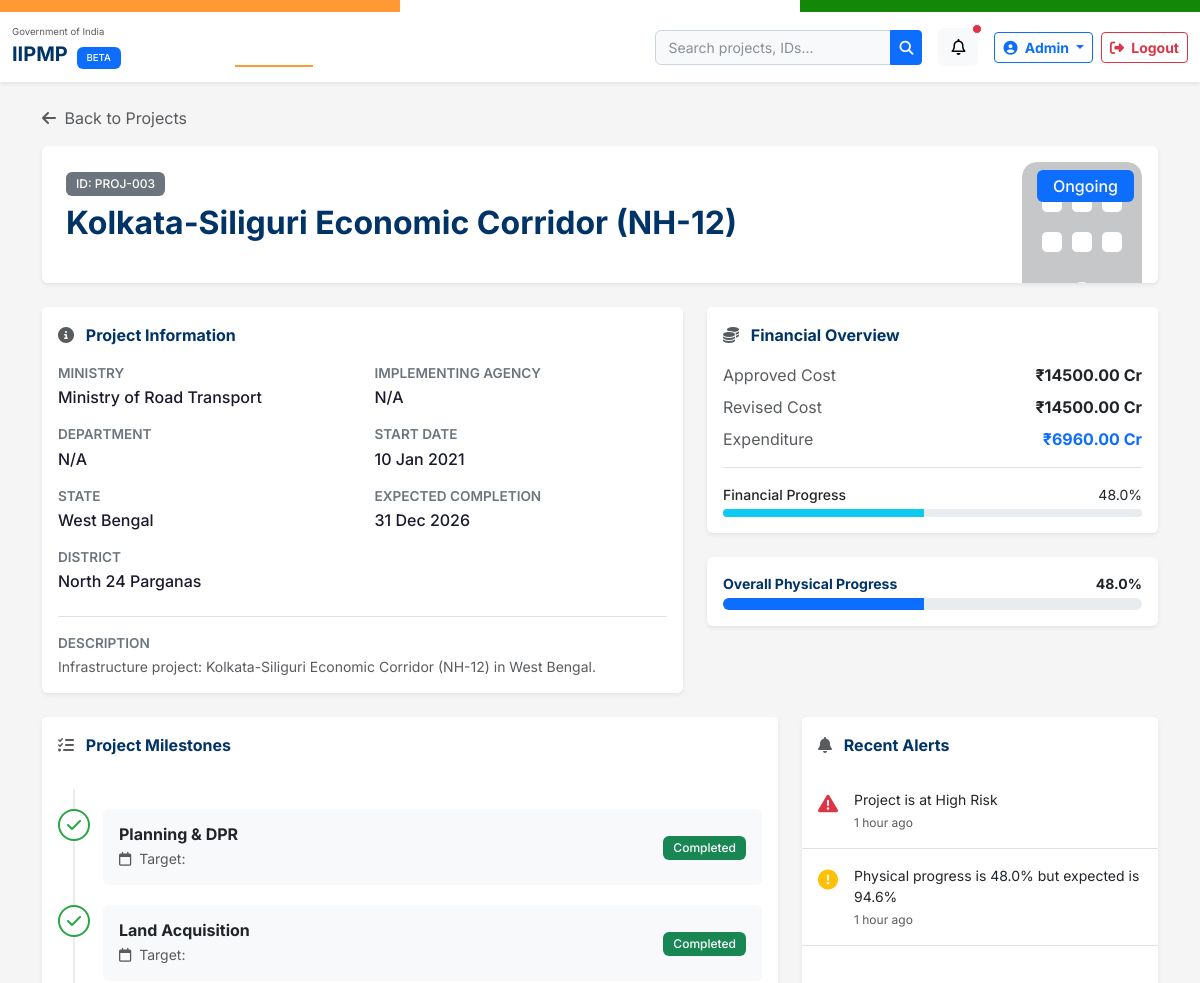
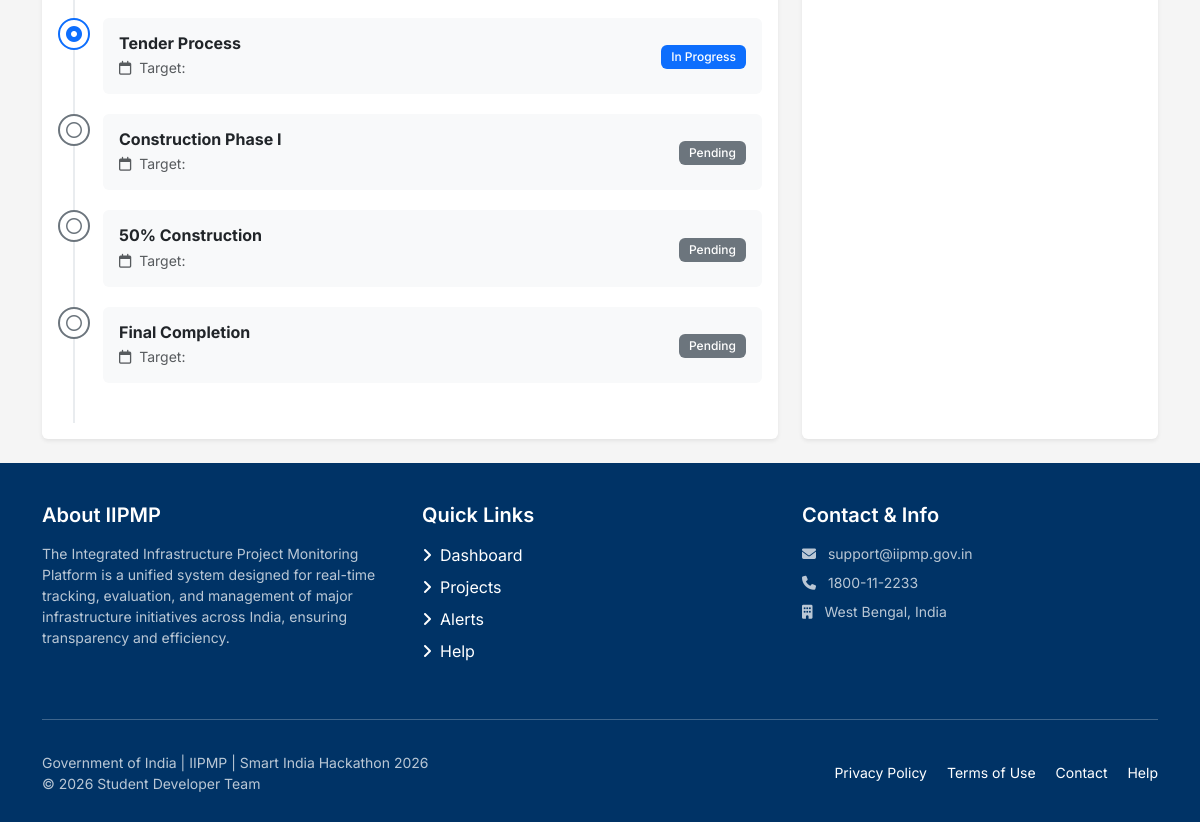
Screenshot of /projects/PROJ-003/ with the database file from the repository (2 pictures, top to bottom).
### monitoring/models.py (models this page shows, shortened)
class Project(models.Model):
    project_id = models.CharField(max_length=20, unique=True)
    name = models.CharField(max_length=300)
    ministry = models.CharField(max_length=200)
    department = models.CharField(max_length=200, blank=True, default='')
    state = models.CharField(max_length=100)
    district = models.CharField(max_length=100, blank=True, default='')
    implementing_agency = models.CharField(max_length=300)
    approved_cost = models.DecimalField(max_digits=12, decimal_places=2)
    revised_cost = models.DecimalField(max_digits=12, decimal_places=2, null=True, blank=True)
    expenditure = models.DecimalField(max_digits=12, decimal_places=2, default=0)
    start_date = models.DateField()
    expected_completion = models.DateField()
    physical_progress = models.DecimalField(max_digits=5, decimal_places=2, default=0)
    financial_progress = models.DecimalField(max_digits=5, decimal_places=2, default=0)
    status = models.CharField(max_length=20, choices=STATUS_CHOICES, default='not_started')
    risk_level = models.CharField(max_length=10, choices=RISK_CHOICES, default='low')
    description = models.TextField(blank=True, default='')
    created_at = models.DateTimeField(auto_now_add=True)
    updated_at = models.DateTimeField(auto_now=True)
    @property
    def cost_overrun(self):
        if self.revised_cost and self.revised_cost > self.approved_cost:
            return self.revised_cost - self.approved_cost
        return 0
    @property
    def cost_overrun_percentage(self):
        if self.approved_cost > 0:
            return round((self.cost_overrun / self.approved_cost) * 100, 1)
        return 0
    @property
    def delay_months(self):
        today = date.today()
        if self.status in ['ongoing', 'delayed'] and self.expected_completion < today:
            diff = today - self.expected_completion
            return diff.days // 30
        return 0
    class Meta:
        ordering = ['-updated_at']

class Milestone(models.Model):
    project = models.ForeignKey(Project, on_delete=models.CASCADE, related_name='milestones')
    name = models.CharField(max_length=200)
    target_date = models.DateField(null=True, blank=True)
    completion_date = models.DateField(null=True, blank=True)
    status = models.CharField(max_length=20, choices=MILESTONE_STATUS_CHOICES, default='pending')
    order = models.PositiveIntegerField(default=0)
    class Meta:
        ordering = ['order']

class Alert(models.Model):
    project = models.ForeignKey(Project, on_delete=models.CASCADE, related_name='alerts')
    alert_type = models.CharField(max_length=30, choices=ALERT_TYPE_CHOICES)
    message = models.TextField()
    severity = models.CharField(max_length=10, choices=SEVERITY_CHOICES, default='info')
    created_at = models.DateTimeField(auto_now_add=True)
    is_read = models.BooleanField(default=False)
    class Meta:
        ordering = ['-created_at']

### monitoring/views.py (the view)
# urls.py: path('projects/<str:project_id>/', views.project_detail, name='project_detail'),
def project_detail(request, project_id):
    project = get_object_or_404(Project, project_id=project_id)
    milestones = project.milestones.all()
    cost_overrun_info = compute_cost_overrun(project)
    delay_info = detect_delay(project)
    alerts = project.alerts.order_by('-created_at')[:5]
    context = {
        'project': project,
        'milestones': milestones,
        'cost_overrun_info': cost_overrun_info,
        'delay_info': delay_info,
        'alerts': alerts
    }
    return render(request, 'project_detail.html', context)

### templates/project_detail.html (shortened to what this page needs)
{% extends 'base.html' %}
{% load static %}
{% block content %}
<div class="container py-4">
    <div class="mb-3">
        <a href="{% url 'project_list' %}" class="text-decoration-none text-muted"><i class="fa-solid fa-arrow-left me-1"></i> Back to Projects</a>
    </div>
    <div class="card shadow-sm border-0 mb-4">
        <div class="card-body p-4 position-relative overflow-hidden">
            <div class="position-absolute top-0 end-0 p-3 opacity-25">
                <i class="fa-solid fa-building fa-10x"></i>
            </div>
            <div class="d-flex justify-content-between align-items-start position-relative z-1 mb-2">
                <div>
                    <span class="badge bg-secondary mb-2">ID: {{ project.project_id }}</span>
                    <h2 class="fw-bold text-navy" style="color: #003366;">{{ project.name }}</h2>
                </div>
                <div class="d-flex flex-column align-items-end gap-2">
                    {% if project.status == 'completed' %}
                    <span class="badge bg-success fs-6 px-3 py-2">Completed</span>
                    {% elif project.status == 'ongoing' %}
                    <span class="badge bg-primary fs-6 px-3 py-2">Ongoing</span>
                    {% elif project.status == 'delayed' %}
                    <span class="badge bg-danger fs-6 px-3 py-2">Delayed</span>
                    {% else %}
                    <span class="badge bg-secondary fs-6 px-3 py-2">Not Started</span>
                    {% endif %}
                </div>
            </div>
        </div>
    </div>
    <div class="row g-4 mb-4">
        <div class="col-lg-7">
            <div class="card shadow-sm border-0 h-100">
                <div class="card-header bg-white py-3 fw-bold text-navy border-bottom-0"><i class="fa-solid fa-circle-info me-2 text-muted"></i> Project Information</div>
                <div class="card-body pt-0">
                    <div class="row">
                        <div class="col-sm-6">
                            <div class="detail-label">Ministry</div>
                            <div class="detail-value">{{ project.ministry }}</div>
                            <div class="detail-label">Department</div>
                            <div class="detail-value">{{ project.department|default:"N/A" }}</div>
                            <div class="detail-label">State</div>
                            <div class="detail-value">{{ project.state }}</div>
                            <div class="detail-label">District</div>
                            <div class="detail-value">{{ project.district|default:"N/A" }}</div>
                        </div>
                        <div class="col-sm-6">
                            <div class="detail-label">Implementing Agency</div>
                            <div class="detail-value">{{ project.agency|default:"N/A" }}</div>
                            <div class="detail-label">Start Date</div>
                            <div class="detail-value">{{ project.start_date|date:"d M Y"|default:"N/A" }}</div>
                            <div class="detail-label">Expected Completion</div>
                            <div class="detail-value">{{ project.expected_completion|date:"d M Y"|default:"N/A" }}</div>
                        </div>
                    </div>
                    <div class="mt-2 pt-3 border-top">
                        <div class="detail-label">Description</div>
                        <p class="text-muted small mb-0">{{ project.description|default:"No description provided for this project." }}</p>
                    </div>
                </div>
            </div>
        </div>
        <div class="col-lg-5">
            <div class="card shadow-sm border-0 mb-4">
                <div class="card-header bg-white py-3 fw-bold text-navy border-bottom-0"><i class="fa-solid fa-coins me-2 text-muted"></i> Financial Overview</div>
                <div class="card-body pt-0">
                    <div class="d-flex justify-content-between mb-2">
                        <span class="text-muted">Approved Cost</span>
                        <span class="fw-bold">₹{{ project.approved_cost|floatformat:2 }} Cr</span>
                    </div>
                    <div class="d-flex justify-content-between mb-2">
                        <span class="text-muted">Revised Cost</span>
                        <span>
                            <span class="fw-bold">₹{{ project.revised_cost|default:project.approved_cost|floatformat:2 }} Cr</span>
                        </span>
                    </div>
                    <div class="d-flex justify-content-between mb-3 pb-3 border-bottom">
                        <span class="text-muted">Expenditure</span>
                        <span class="fw-bold text-primary">₹{{ project.expenditure|floatformat:2 }} Cr</span>
                    </div>
                    <div class="mt-2">
                        <div class="d-flex justify-content-between small mb-1">
                            <span class="fw-medium">Financial Progress</span>
                            <span>{{ project.financial_progress|default:0|floatformat:1 }}%</span>
                        </div>
                        <div class="progress" style="height: 8px;">
                            <div class="progress-bar bg-info" role="progressbar" style="width: {{ project.financial_progress|default:0 }}%;"></div>
                        </div>
                    </div>
                </div>
            </div>
            <div class="card shadow-sm border-0">
                <div class="card-body">
                    <div class="d-flex justify-content-between small mb-1">
                        <span class="fw-bold text-navy">Overall Physical Progress</span>
                        <span class="fw-bold">{{ project.physical_progress|default:0|floatformat:1 }}%</span>
                    </div>
                    <div class="progress" style="height: 12px;">
                        <div class="progress-bar {% if project.physical_progress >= 75 %}bg-success{% elif project.physical_progress >= 40 %}bg-primary{% else %}bg-warning{% endif %}" role="progressbar" style="width: {{ project.physical_progress|default:0 }}%;"></div>
                    </div>
                </div>
            </div>
        </div>
    </div>
    <div class="row g-4">
        <div class="col-md-8">
            <div class="card shadow-sm border-0 h-100">
                <div class="card-header bg-white py-3 fw-bold text-navy border-bottom-0 d-flex justify-content-between align-items-center">
                    <span><i class="fa-solid fa-tasks me-2 text-muted"></i> Project Milestones</span>
                </div>
                <div class="card-body">
                    {% if milestones %}
                    <div class="timeline">
                        {% for milestone in milestones %}
                        <div class="timeline-item">
                            {% if milestone.status == 'completed' %}
                            <div class="timeline-icon completed"><i class="fa-solid fa-check"></i></div>
                            {% elif milestone.status == 'in_progress' %}
                            <div class="timeline-icon in-progress"><i class="fa-solid fa-circle-dot"></i></div>
                            {% else %}
                            <div class="timeline-icon pending"><i class="fa-regular fa-circle"></i></div>
                            {% endif %}
                            <div class="card bg-light border-0">
                                <div class="card-body p-3 d-flex justify-content-between align-items-center">
                                    <div>
                                        <h6 class="mb-1 fw-bold">{{ milestone.name }}</h6>
                                        <div class="small text-muted">
                                            <i class="fa-regular fa-calendar me-1"></i> Target: {{ milestone.target_date|date:"d M Y" }}
                                        </div>
                                    </div>
                                    <div>
                                        {% if milestone.status == 'completed' %}
                                        <span class="badge bg-success">Completed</span>
                                        {% elif milestone.status == 'in_progress' %}
                                        <span class="badge bg-primary">In Progress</span>
                                        {% else %}
                                        <span class="badge bg-secondary">Pending</span>
                                        {% endif %}
                                    </div>
                                </div>
                            </div>
                        </div>
                        {% endfor %}
                    </div>
                    {% endif %}
                </div>
            </div>
        </div>
        <div class="col-md-4">
            <div class="card shadow-sm border-0 h-100">
                <div class="card-header bg-white py-3 fw-bold text-navy border-bottom-0"><i class="fa-solid fa-bell me-2 text-muted"></i> Recent Alerts</div>
                <div class="card-body p-0">
                    <ul class="list-group list-group-flush">
                        {% for alert in alerts|slice:":5" %}
                        <li class="list-group-item p-3 border-0 border-bottom">
                            <div class="d-flex">
                                <div class="me-3 mt-1">
                                    {% if alert.severity == 'danger' %}
                                    <i class="fa-solid fa-triangle-exclamation text-danger fs-5"></i>
                                    {% elif alert.severity == 'warning' %}
                                    <i class="fa-solid fa-circle-exclamation text-warning fs-5"></i>
                                    {% elif alert.severity == 'success' %}
                                    <i class="fa-solid fa-circle-check text-success fs-5"></i>
                                    {% else %}
                                    <i class="fa-solid fa-circle-info text-info fs-5"></i>
                                    {% endif %}
                                </div>
                                <div>
                                    <p class="mb-1 small">{{ alert.message }}</p>
                                    <div class="text-muted" style="font-size: 0.75rem;">{{ alert.created_at|timesince }} ago</div>
                                </div>
                            </div>
                        </li>
                        {% empty %}
                        <li class="list-group-item py-4 text-center text-muted border-0">
                            <i class="fa-regular fa-bell-slash fs-4 mb-2 d-block text-light"></i>
                            No recent alerts for this project.
                        </li>
                        {% endfor %}
                    </ul>
                </div>
            </div>
        </div>
    </div>
</div>
{% endblock %}

### rows the page displays
Project: project_id "PROJ-003", name "Kolkata-Siliguri Economic Corridor (NH-12)", ministry "Ministry of Road Transport", department "N/A", state "West Bengal", district "North 24 Parganas", start_date "10 Jan 2021", expected_completion "31 Dec 2026", description "Infrastructure project: Kolkata-Siliguri Economic Corridor (NH-12) in West Bengal.", approved_cost "14500.00", revised_cost "14500.00", expenditure "6960.00", financial_progress "48.0", physical_progress "48.0"
Milestone: status "completed" (drawn), name "Planning & DPR"
Milestone: status "completed" (drawn), name "Land Acquisition"
Milestone: status "in_progress" (drawn), name "Tender Process"
Milestone: status "pending" (drawn), name "Construction Phase I"
Milestone: status "pending" (drawn), name "50% Construction"
Milestone: status "pending" (drawn), name "Final Completion"
Alert: severity "danger" (drawn), message "Project is at High Risk", created_at "1 hour"
Alert: severity "warning" (drawn), message "Physical progress is 48.0% but expected is 94.6%", created_at "1 hour"

### other values shown
{{ project.agency|default:"N/A" }} "N/A"
